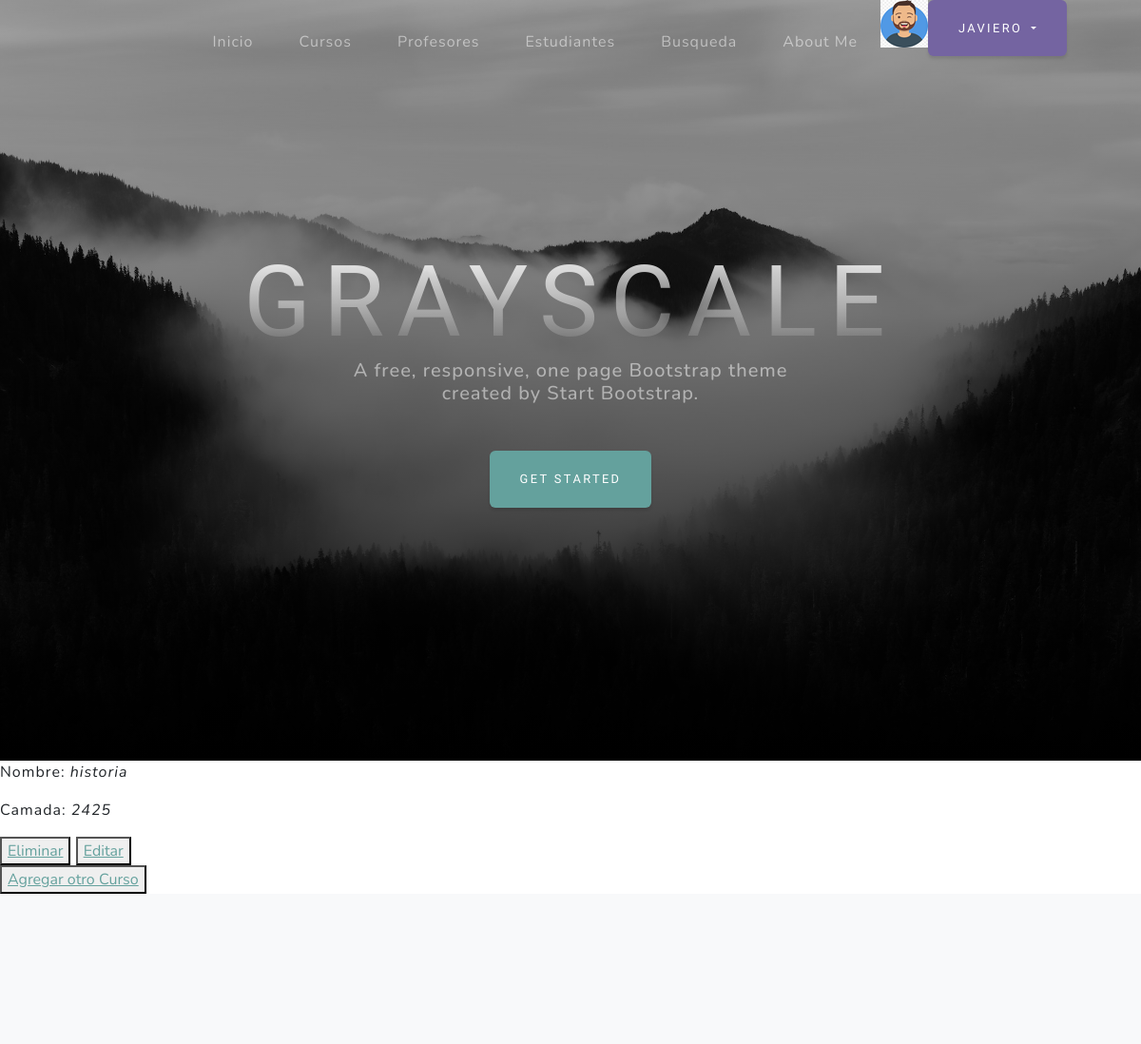
The page /ProyectoFinal/curso/lista/ (signed in, upper part) on the database as committed earlier.
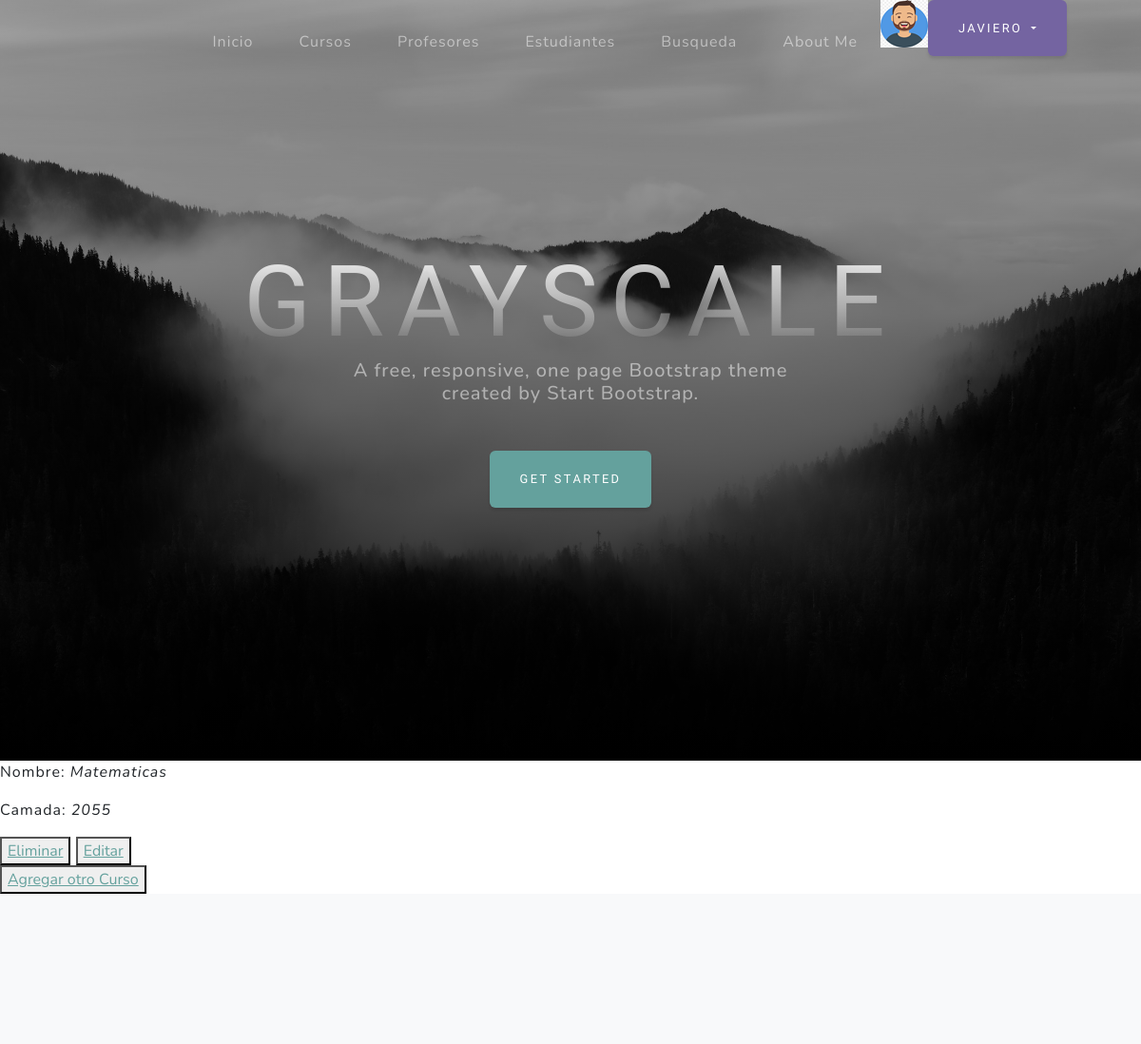
The same page on the database as committed later.
### ProyectoFinal/models.py (models this page shows, shortened)
class Curso(models.Model):
    nombre = models.CharField(max_length=40)
    camada = models.IntegerField()

### ProyectoFinal/views_clases.py (the view)
# urls.py: path('curso/lista/', views_clases.CursoListView.as_view(), name='CursoList'),
class CursoListView(LoginRequiredMixin,ListView):
    model = Curso
    context_object_name = "cursos"
    template_name = "proyectofinal/Vistas_Clases/curso_list.html"

### ProyectoFinal/templates/proyectofinal/Vistas_Clases/curso_list.html (shortened to what this page needs)
<!DOCTYPE html>
<html lang="en">
<head>
</head>
<body>
    {% extends "ProyectoFinal/index.html" %}
    {%load static %}
    {%block quecambia %}
    {% for p in cursos %}
    <p>Nombre: <i>{{ p.nombre }}</i></p>
    <p>Camada: <i>{{ p.camada }}</i></p>
    <button>
        <a href="{% url 'CursoDelete' p.id %}"> Eliminar</a>
    </button>
    <button>
        <a href="{% url 'CursoEdit' p.id %}">Editar</a>
    </button>
{% endfor %}
<br>
<button>
<a href="{% url 'CursoNew' %}">Agregar otro Curso</a>
</button>
    {%endblock%}

Rows that differ between the two databases and show on the page:
removed Curso: nombre "historia", camada "2425"
added Curso: nombre "Matematicas", camada "2055"
